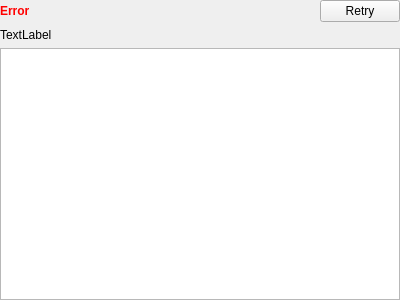
<?xml version="1.0" encoding="UTF-8"?>
<ui version="4.0">
 <class>Form</class>
 <widget class="QWidget" name="Form">
  <property name="geometry">
   <rect>
    <x>0</x>
    <y>0</y>
    <width>400</width>
    <height>300</height>
   </rect>
  </property>
  <property name="windowTitle">
   <string>Form</string>
  </property>
  <layout class="QVBoxLayout" name="verticalLayout">
   <property name="leftMargin">
    <number>0</number>
   </property>
   <property name="topMargin">
    <number>0</number>
   </property>
   <property name="rightMargin">
    <number>0</number>
   </property>
   <property name="bottomMargin">
    <number>0</number>
   </property>
   <item>
    <layout class="QHBoxLayout" name="horizontalLayout">
     <item>
      <widget class="QLabel" name="error_label">
       <property name="text">
        <string>&lt;html&gt;&lt;head/&gt;&lt;body&gt;&lt;p&gt;&lt;span style=&quot; font-weight:600; color:#ff0000;&quot;&gt;Error&lt;/span&gt;&lt;/p&gt;&lt;/body&gt;&lt;/html&gt;</string>
       </property>
       <property name="textFormat">
        <enum>Qt::RichText</enum>
       </property>
      </widget>
     </item>
     <item>
      <spacer name="horizontalSpacer">
       <property name="orientation">
        <enum>Qt::Horizontal</enum>
       </property>
       <property name="sizeHint" stdset="0">
        <size>
         <width>40</width>
         <height>20</height>
        </size>
       </property>
      </spacer>
     </item>
     <item>
      <widget class="QPushButton" name="retry_button">
       <property name="text">
        <string>Retry</string>
       </property>
      </widget>
     </item>
    </layout>
   </item>
   <item>
    <widget class="QLabel" name="error_name_label">
     <property name="text">
      <string>TextLabel</string>
     </property>
     <property name="textInteractionFlags">
      <set>Qt::LinksAccessibleByMouse|Qt::TextSelectableByKeyboard|Qt::TextSelectableByMouse</set>
     </property>
    </widget>
   </item>
   <item>
    <widget class="QPlainTextEdit" name="error_stack_edit">
     <property name="font">
      <font>
       <family>Monospace</family>
      </font>
     </property>
     <property name="readOnly">
      <bool>true</bool>
     </property>
     <property name="plainText">
      <string/>
     </property>
    </widget>
   </item>
  </layout>
 </widget>
 <resources/>
 <connections/>
</ui>
